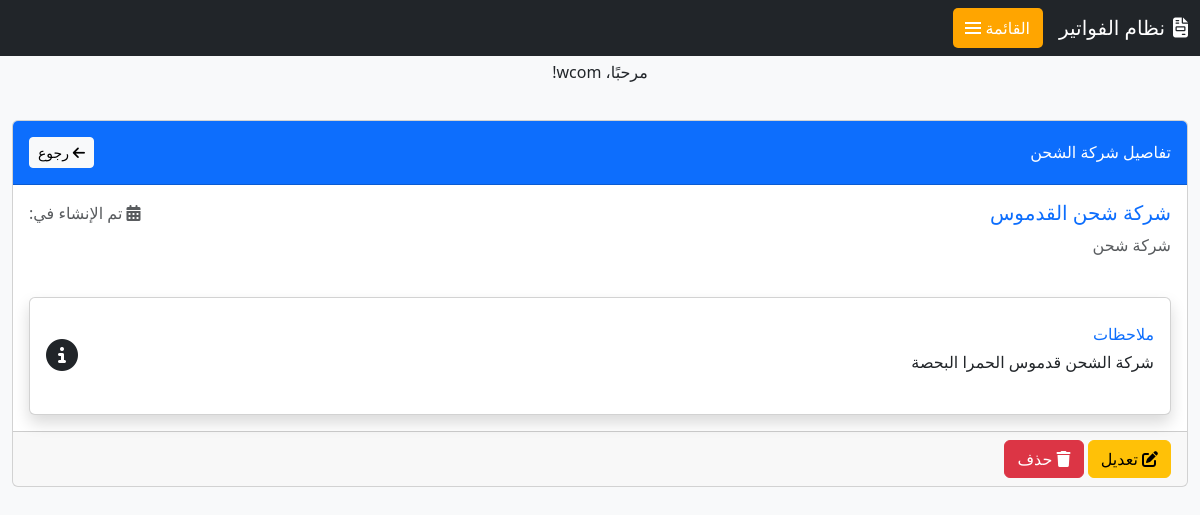
Screenshot of /invoice/shipping/30/ (signed in) with the database file from the repository.
### invoice/models.py (models this page shows, shortened)
class Shipping_com_m(models.Model):
    shipping_company_name = models.CharField(max_length=255, blank=True , verbose_name=_(" شركة الشحن "))
    notes = models.TextField(blank=True , verbose_name=_(" العملة "))
    uniqueId = models.UUIDField(default=uuid4, editable=False, unique=True, verbose_name=_("الرقم المسلسل"))
    slug = models.SlugField(max_length=225, unique=True, blank=True, null=True)
    date_created = models.DateTimeField(auto_now_add=True)
    last_updated = models.DateTimeField(auto_now=True)
    class Meta:
        verbose_name = _('شركة الشحن')
        verbose_name_plural = _('شركات الشحن')

### invoice/views.py (the view)
# urls.py: path('shipping/<int:pk>/', ShippingDetailView.as_view(), name='shipping_detail'),
class ShippingDetailView(LoginRequiredMixin, PermissionRequiredMixin, DetailView):
    model = Shipping_com_m
    template_name = 'shipping/shipping_detail.html'
    context_object_name = 'shipping'
    permission_required = 'shipping.view_shippingcompany'

### templates/shipping/shipping_detail.html (shortened to what this page needs)
{% extends 'base.html' %}
{% block content %}
<div class="card mb-4">
    <div class="card-header py-3 d-flex justify-content-between align-items-center bg-primary text-white">
        <h6 class="m-0 font-weight-bold">تفاصيل شركة الشحن</h6>
        <div>
            <a href="{% url 'shipping_list' %}" class="btn btn-light btn-sm">
                <i class="fas fa-arrow-left"></i> رجوع
            </a>
        </div>
    </div>
    <div class="card-body">
        <div class="row mb-4">
            <div class="col-md-6">
                <h5 class="font-weight-bold text-primary">{{ shipping.shipping_company_name }}</h5>
                <p class="text-muted">شركة شحن</p>
            </div>
            <div class="col-md-6 text-md-end">
                <p class="text-muted">
                    <i class="fas fa-calendar-alt"></i> تم الإنشاء في: {{ shipping.created_at|date:"Y/m/d H:i" }}
                </p>
            </div>
        </div>
        <div class="row">
            <div class="col-12">
                <div class="card border-left-primary shadow h-100 py-2">
                    <div class="card-body">
                        <div class="row no-gutters align-items-center">
                            <div class="col mr-2">
                                <div class="text-xs font-weight-bold text-primary text-uppercase mb-1">
                                    ملاحظات
                                </div>
                                <div class="mb-0 font-weight-bold text-gray-800">
                                    {{ shipping.notes|default:"لا توجد ملاحظات"|linebreaks }}
                                </div>
                            </div>
                            <div class="col-auto">
                                <i class="fas fa-info-circle fa-2x text-gray-300"></i>
                            </div>
                        </div>
                    </div>
                </div>
            </div>
        </div>
    </div>
    <div class="card-footer text-right">
        {% if perms.shipping.change_shippingcompany %}
        <a href="{% url 'shipping_update' shipping.pk %}" class="btn btn-warning">
            <i class="fas fa-edit"></i> تعديل
        </a>
        {% endif %}
        {% if perms.shipping.delete_shippingcompany %}
        <a href="{% url 'shipping_delete' shipping.pk %}" class="btn btn-danger">
            <i class="fas fa-trash"></i> حذف
        </a>
        {% endif %}
    </div>
</div>
{% endblock %}

### templates/base.html (shortened to what this page needs)
<!DOCTYPE html>
<html lang="ar" dir="rtl">
<head>
    <title>نظام الفواتير</title> <p class="text-center">مرحبًا، {{ user.username }}!</p>
    <link href="https://cdn.jsdelivr.net/npm/bootstrap@5.3.0/dist/css/bootstrap.rtl.min.css" rel="stylesheet">
    <link rel="stylesheet" href="https://cdnjs.cloudflare.com/ajax/libs/font-awesome/6.4.0/css/all.min.css">
    <link rel="stylesheet" href="https://cdn.jsdelivr.net/npm/bootstrap-icons@1.10.0/font/bootstrap-icons.css">
</head>
<body>
    <nav class="navbar navbar-expand-lg navbar-dark bg-dark fixed-top">
        <div class="container-fluid">
            <a class="navbar-brand" href="{% url 'home' %}">
                <i class="fas fa-file-invoice me-2"></i>نظام الفواتير
            </a>
            <button class="navbar-toggler-custom d-flex align-items-center" type="button" data-bs-toggle="offcanvas" data-bs-target="#sidebarNavbar">
                <span class="navbar-toggler-text">القائمة</span>
                <span class="navbar-toggler-icon-custom"></span>
            </button>
        </div>
    </nav>
    <main class="container-fluid">
        {% block content %}
        {% endblock %}
    </main>
</body>
</html>

### templates/base.html (style rules this page uses)
:root { --orange-color: #FFA500; --orange-hover: #e69500; --sidebar-width: 280px; }
body { padding-top: 60px; background-color: #f8f9fa; }
.navbar-toggler-custom { border: none; padding: 0.5rem; color: white; margin-left: auto; background-color: var(--orange-color); border-radius: 5px; }
.navbar-toggler-icon-custom { display: inline-block; width: 1.5em; height: 1.5em; vertical-align: middle; background-repeat: no-repeat; background-size: 100%; }
.navbar-toggler-text { margin-right: 5px; font-size: 1rem; color: white; }
main { min-height: calc(100vh - 60px); padding: 20px; }

### rows the page displays
Shipping_com_m: shipping_company_name "شركة شحن القدموس", notes "شركة الشحن قدموس الحمرا البحصة"

### other values shown
{{ user.username }} "wcom"
